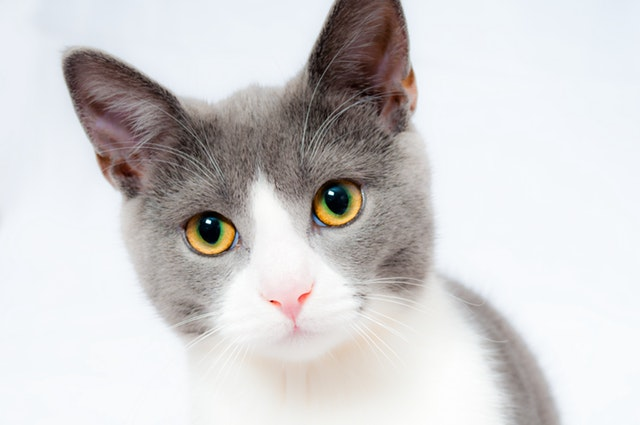
#> input picture 1_4_Feature_Vectors/images/cat.jpeg, 640 x 425 px
$ jupyter execute '3_2. HOG Examples.ipynb'   (shell and % lines are left out)
#> lines starting #> are read from the running program, lines starting #| are printed output that depends on the picture
# Examples

Below you will find various examples for you to experiment with HOG. For each image, you can modify the `cell_size`, `num_cells_per_block`, and `num_bins` (the number of angular bins in your histograms), to see how those parameters affect the resulting HOG descriptor. These examples, will help you get some intuition for what each parameter does and how they can be *tuned* to pick out the amount of detail required. Below is a list of the available images that you can load:

* cat.jpeg
* jeep1.jpeg
* jeep2.jpeg
* jeep3.jpeg
* man.jpeg
* pedestrian_bike.jpeg
* roundabout.jpeg
* scrabble.jpeg
* shuttle.jpeg
* triangle_tile.jpeg
* watch.jpeg
* woman.jpeg

**NOTE**: If you are running this notebook in the Udacity workspace, there is around a 2 second lag in the interactive plot. This means that if you click in the image to zoom in, it will take about 2 seconds for the plot to refresh.

[cell 1]

import cv2
import copy
import numpy as np
import matplotlib.pyplot as plt
import matplotlib.patches as patches

# Set the default figure size
plt.rcParams['figure.figsize'] = [9.8, 9]


# -------------------------- Select the Image and Specify the parameters for our HOG descriptor --------------------------

# Load the image
image = cv2.imread('./images/cat.jpeg')
#> image is the input picture: shape (425, 640, 3); mean B, G, R 208.1, 207.7, 209.6

# Cell Size in pixels (width, height). Must be smaller than the size of the detection window
# and must be chosen so that the resulting Block Size is smaller than the detection window.
cell_size = (8, 8)

# Number of cells per block in each direction (x, y). Must be chosen so that the resulting
# Block Size is smaller than the detection window
num_cells_per_block = (2, 2)

# Number of gradient orientation bins
num_bins = 9

# -------------------------------------------------------------------------------------------------------------------------


# Convert the original image to RGB
original_image = cv2.cvtColor(image, cv2.COLOR_BGR2RGB)

# Convert the original image to gray scale
gray_image = cv2.cvtColor(image, cv2.COLOR_BGR2GRAY)
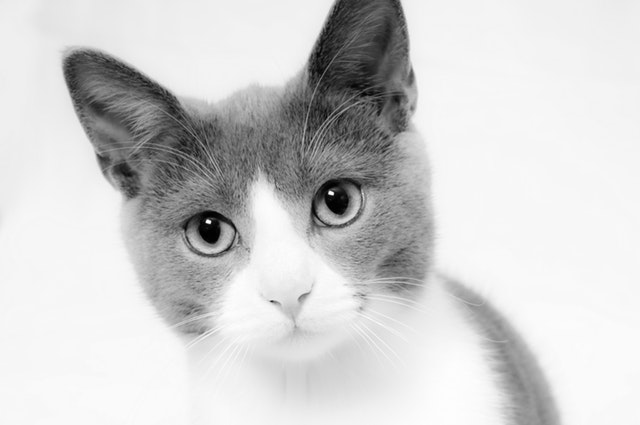
#> gray_image: shape (425, 640); min 0, max 254, mean 208.3


# Block Size in pixels (width, height). Must be an integer multiple of Cell Size.
# The Block Size must be smaller than the detection window
block_size = (num_cells_per_block[0] * cell_size[0],
              num_cells_per_block[1] * cell_size[1])

# Calculate the number of cells that fit in our image in the x and y directions
x_cells = gray_image.shape[1] // cell_size[0]
#> x_cells = 80
y_cells = gray_image.shape[0] // cell_size[1]
#> y_cells = 53

# Horizontal distance between blocks in units of Cell Size. Must be an integer and it must
# be set such that (x_cells - num_cells_per_block[0]) / h_stride = integer.
h_stride = 1

# Vertical distance between blocks in units of Cell Size. Must be an integer and it must
# be set such that (y_cells - num_cells_per_block[1]) / v_stride = integer.
v_stride = 1

# Block Stride in pixels (horizantal, vertical). Must be an integer multiple of Cell Size
block_stride = (cell_size[0] * h_stride, cell_size[1] * v_stride)


# Specify the size of the detection window (Region of Interest) in pixels (width, height).
# It must be an integer multiple of Cell Size and it must cover the entire image. Because
# the detection window must be an integer multiple of cell size, depending on the size of
# your cells, the resulting detection window might be slightly smaller than the image.
# This is perfectly ok.
win_size = (x_cells * cell_size[0] , y_cells * cell_size[1])
#> win_size = (640, 424)

# Print the shape of the gray scale image for reference
print('\nThe gray scale image has shape: ', gray_image.shape)
#| The gray scale image has shape:  (425, 640)
print()

# Print the parameters of our HOG descriptor
print('HOG Descriptor Parameters:\n')
print('Window Size:', win_size)
#| Window Size: (640, 424)
print('Cell Size:', cell_size)
print('Block Size:', block_size)
print('Block Stride:', block_stride)
print('Number of Bins:', num_bins)
print()

# Set the parameters of the HOG descriptor using the variables defined above
hog = cv2.HOGDescriptor(win_size, block_size, block_stride, cell_size, num_bins)

# Compute the HOG Descriptor for the gray scale image
hog_descriptor = hog.compute(gray_image)

# Calculate the total number of blocks along the width of the detection window
tot_bx = np.uint32(((x_cells - num_cells_per_block[0]) / h_stride) + 1)
#> tot_bx = 79

# Calculate the total number of blocks along the height of the detection window
tot_by = np.uint32(((y_cells - num_cells_per_block[1]) / v_stride) + 1)
#> tot_by = 52

# Calculate the total number of elements in the feature vector
tot_els = (tot_bx) * (tot_by) * num_cells_per_block[0] * num_cells_per_block[1] * num_bins
#> tot_els = 147888


# Reshape the feature vector to [blocks_y, blocks_x, num_cells_per_block_x, num_cells_per_block_y, num_bins].
# The blocks_x and blocks_y will be transposed so that the first index (blocks_y) referes to the row number
# and the second index to the column number. This will be useful later when we plot the feature vector, so
# that the feature vector indexing matches the image indexing.
hog_descriptor_reshaped = hog_descriptor.reshape(tot_bx,
                                                 tot_by,
                                                 num_cells_per_block[0],
                                                 num_cells_per_block[1],
                                                 num_bins).transpose((1, 0, 2, 3, 4))

# Create an array that will hold the average gradients for each cell
ave_grad = np.zeros((y_cells, x_cells, num_bins))

# Create an array that will count the number of histograms per cell
hist_counter = np.zeros((y_cells, x_cells, 1))

# Add up all the histograms for each cell and count the number of histograms per cell
for i in range (num_cells_per_block[0]):
    for j in range(num_cells_per_block[1]):
        ave_grad[i:tot_by + i,
                 j:tot_bx + j] += hog_descriptor_reshaped[:, :, i, j, :]

        hist_counter[i:tot_by + i,
                     j:tot_bx + j] += 1
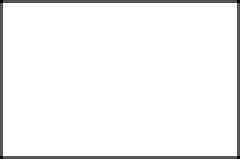
#> hist_counter: shape (53, 80, 1) float64 (shown 3 times larger); min 1, max 4, mean 3.88; drawn with min black and max white

# Calculate the average gradient for each cell
ave_grad /= hist_counter

# Calculate the total number of vectors we have in all the cells.
len_vecs = ave_grad.shape[0] * ave_grad.shape[1] * ave_grad.shape[2]
#> len_vecs = 38160

# Create an array that has num_bins equally spaced between 0 and 180 degress in radians.
deg = np.linspace(0, np.pi, num_bins, endpoint = False)

# Each cell will have a histogram with num_bins. For each cell, plot each bin as a vector (with its magnitude
# equal to the height of the bin in the histogram, and its angle corresponding to the bin in the histogram).
# To do this, create rank 1 arrays that will hold the (x,y)-coordinate of all the vectors in all the cells in the
# image. Also, create the rank 1 arrays that will hold all the (U,V)-components of all the vectors in all the
# cells in the image. Create the arrays that will hold all the vector positons and components.
U = np.zeros((len_vecs))
V = np.zeros((len_vecs))
X = np.zeros((len_vecs))
Y = np.zeros((len_vecs))

# Set the counter to zero
counter = 0

# Use the cosine and sine functions to calculate the vector components (U,V) from their maginitudes. Remember the
# cosine and sine functions take angles in radians. Calculate the vector positions and magnitudes from the
# average gradient array
for i in range(ave_grad.shape[0]):
    for j in range(ave_grad.shape[1]):
        for k in range(ave_grad.shape[2]):
            U[counter] = ave_grad[i,j,k] * np.cos(deg[k])
            V[counter] = ave_grad[i,j,k] * np.sin(deg[k])

            X[counter] = (cell_size[0] / 2) + (cell_size[0] * i)
            Y[counter] = (cell_size[1] / 2) + (cell_size[1] * j)

            counter = counter + 1
#> after the loop, counter = 38160

# Create the bins in degress to plot our histogram.
angle_axis = np.linspace(0, 180, num_bins, endpoint = False)
angle_axis += ((angle_axis[1] - angle_axis[0]) / 2)

# Create a figure with 4 subplots arranged in 2 x 2
fig, ((a,b),(c,d)) = plt.subplots(2,2)

# Set the title of each subplot
a.set(title = 'Gray Scale Image\n(Click to Zoom)')
b.set(title = 'HOG Descriptor\n(Click to Zoom)')
c.set(title = 'Zoom Window', xlim = (0, 18), ylim = (0, 18), autoscale_on = False)
d.set(title = 'Histogram of Gradients')

# Plot the gray scale image
a.imshow(gray_image, cmap = 'gray')
a.set_aspect(aspect = 1)

# Plot the feature vector (HOG Descriptor)
b.quiver(Y, X, U, V, color = 'white', headwidth = 0, headlength = 0, scale_units = 'inches', scale = 5)
b.invert_yaxis()
b.set_aspect(aspect = 1)
b.set_facecolor('black')

# Define function for interactive zoom
# [72 lines left out: function onpress, not called in this run]

# Create a connection between the figure and the mouse click
fig.canvas.mpl_connect('button_press_event', onpress)
plt.show()
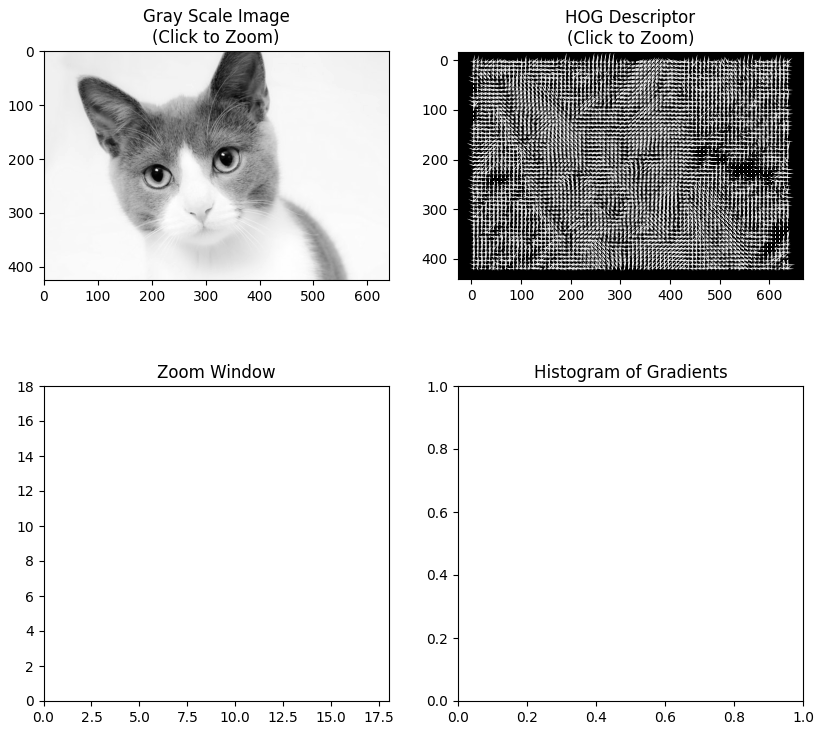
#> figure drawn by matplotlib, 2 panels
